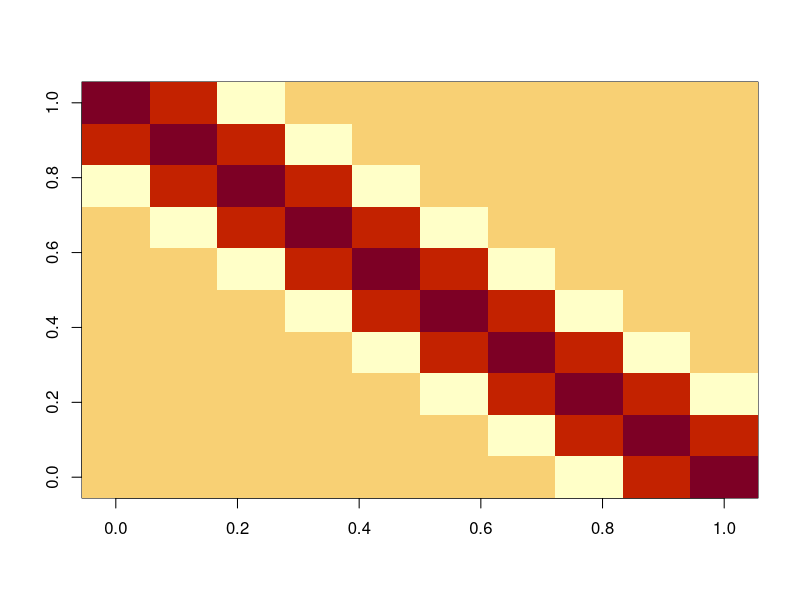
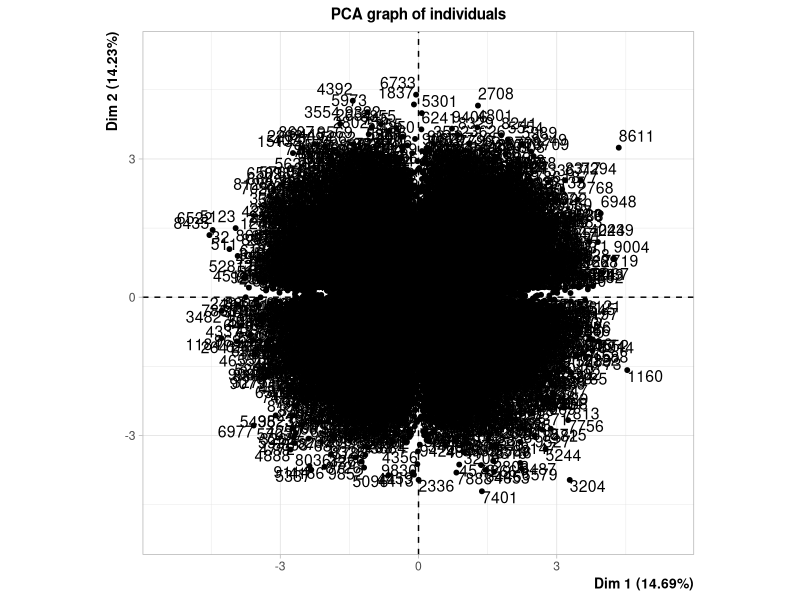
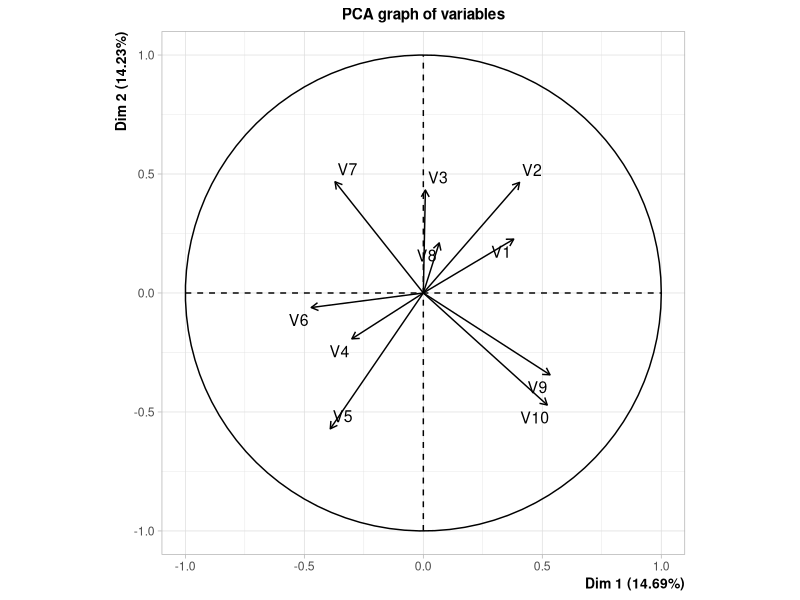
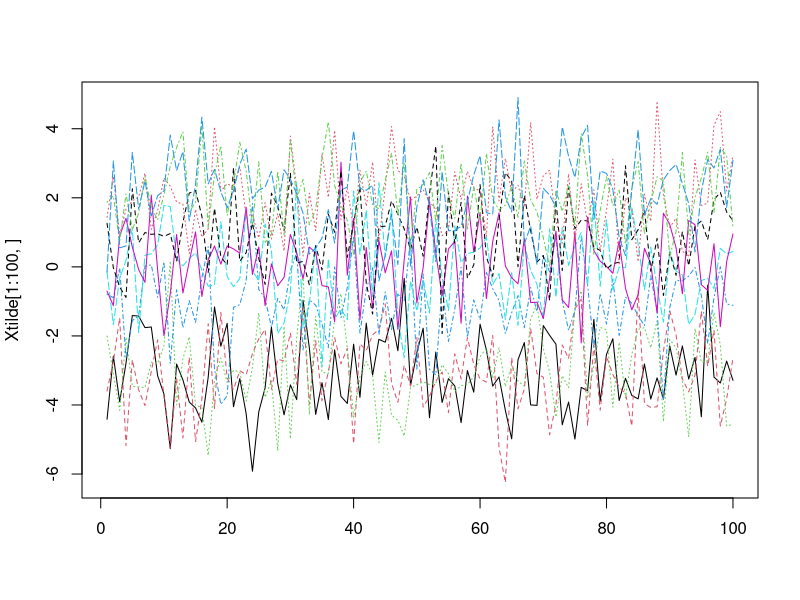
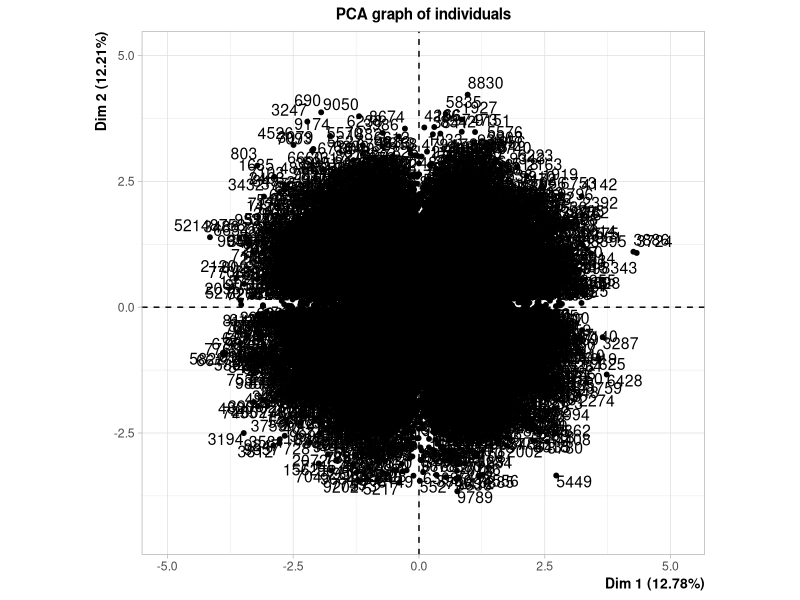
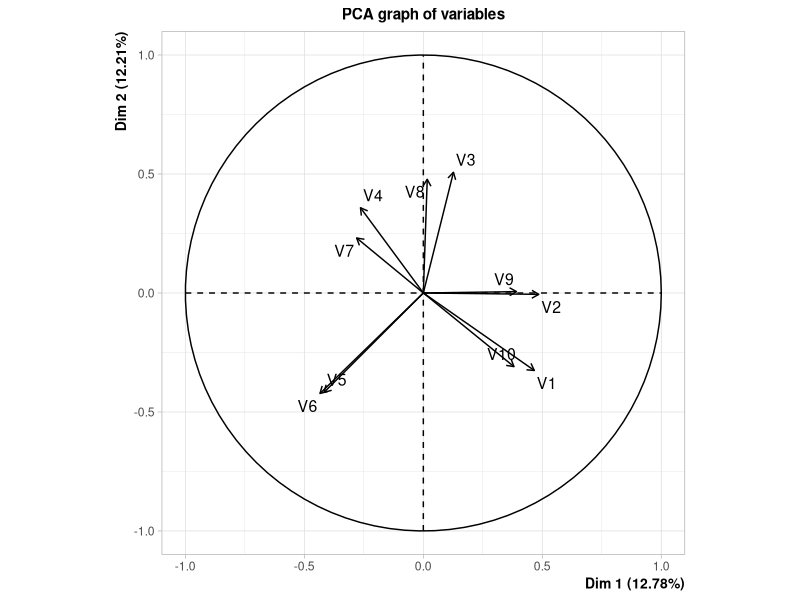
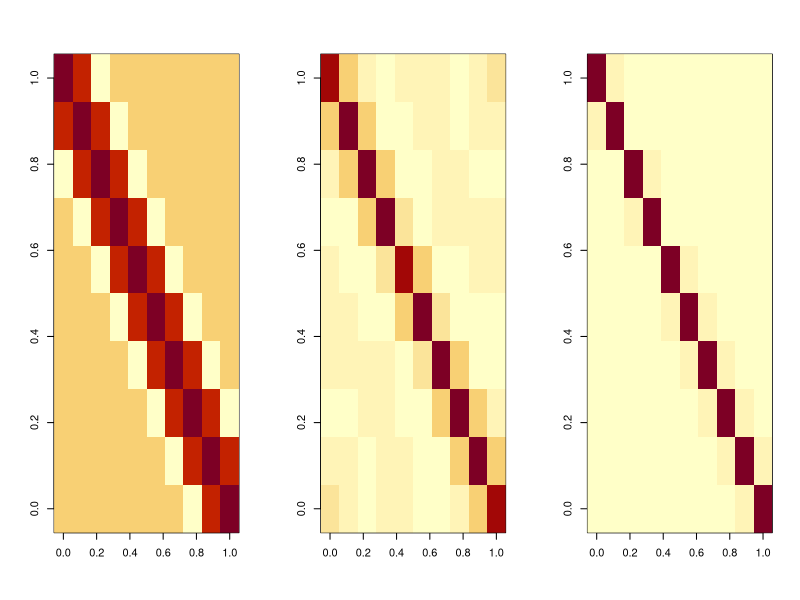

These figures' R source, in order: (Note: this script raises an error after producing the figures.)
library(FactoMineR)
#source("~/Library/CloudStorage/OneDrive-UniversitédeRennes1/RECHERCHE/COOPER/GEOMETRIE(1)/MixPCA-main/2_estimators_mixACP_ungroup_VM.R")


n = 10000
p = 10
q = 4

# je construit une matrice bande diagonale (par simplicité)
Sigma = diag(rep(1,p))
for (j in 1:(p-1)){
  Sigma[j,j+1] = .7
  Sigma[j+1,j] = .7
}
for (j in 1:(p-2)){
  Sigma[j,j+2] = -.4
  Sigma[j+2,j] = -.4
}
image(Sigma[,rev(1:p)])

W = eigen(Sigma)$vectors[,1:q]  # Est-ce que ça suffit? 
x = matrix(rnorm(n*q),n,q)

sig2 = 1
mu = c(-3,-3,-3,-1,0,0,1,2,2,2)
X = x%*%t(W)+matrix(rep(mu,n),n,p,byrow=TRUE)+sqrt(sig2)*matrix(rnorm(n*p),n,p)
Xtemp = matrix(rep(mu,n),n,p,byrow=TRUE)+sqrt(sig2)*matrix(rnorm(n*p),n,p)
#matplot(t(Xtemp),type="l")
#lines(mu,lwd=2)
#matplot(t(X),type="l")
#lines(mu,lwd=2)

pca = PCA(X,nc=q)
U = pca$svd$V
K = diag(pca$eig[1:q])
Wtilde = U%*%sqrt(K-sig2*diag(rep(1,q)))
eigen(t(W)%*%W)$values # on trouve (1,1,1,1), c'est logique puisqu'on a construit une matrice orthonormée? 
eigen(t(Wtilde)%*%Wtilde)$values
pca$eig[1:q]
#eigen(t(pca$svd$V)%*%pca$svd$V)$values


Xtilde = x%*%t(Wtilde)+matrix(rep(mu,n),n,p,byrow=TRUE)+sqrt(sig2)*matrix(rnorm(n*p),n,p)
matplot(Xtilde[1:100,],type="l")
pca_tilde = PCA(Xtilde,nc=q)
pca_tilde$eig[1:q]
U = pca_tilde$svd$V
K = diag(pca_tilde$eig[1:q])
Wtilde = U%*%sqrt(K-sig2*diag(rep(1,q)))
What = U%*%sqrt(K-sig2*diag(rep(1,q)))
#methode PCA
Xhat = x%*%t(What)+matrix(rep(mu,n),n,p,byrow=TRUE)+sqrt(sig2)*matrix(rnorm(n*p),n,p)
par(mfrow=c(1,3))
image(Sigma[,rev(1:p)])
image(cov(X)[,rev(1:p)])
image(cov(Xhat)[,rev(1:p)])

### Si on utilise le code EM 
tol = 1e-4
maxit = 100
est0 = estimates(Xtilde,100,1e-4, q,p)
str(est0)
eigen(t(est0$Q[[1]])%*%est0$Q[[1]])$values
Xest0 = t(est0$alphai[[1]])%*%t(est0$Q[[1]])+matrix(rep(mu,n),n,p,byrow=TRUE)+sqrt(est0$sigma2i)*matrix(rnorm(n*p),n,p)
par(mfrow=c(2,2))
image(Sigma[,rev(1:p)])
title("Cov théorique")
image(cov(X)[,rev(1:p)])
title("Cov empirique")
image(cov(Xhat)[,rev(1:p)])
title("Cov estimée PCA")
image(cov(Xest0)[,rev(1:p)])
title("Cov estimée PPCA")
